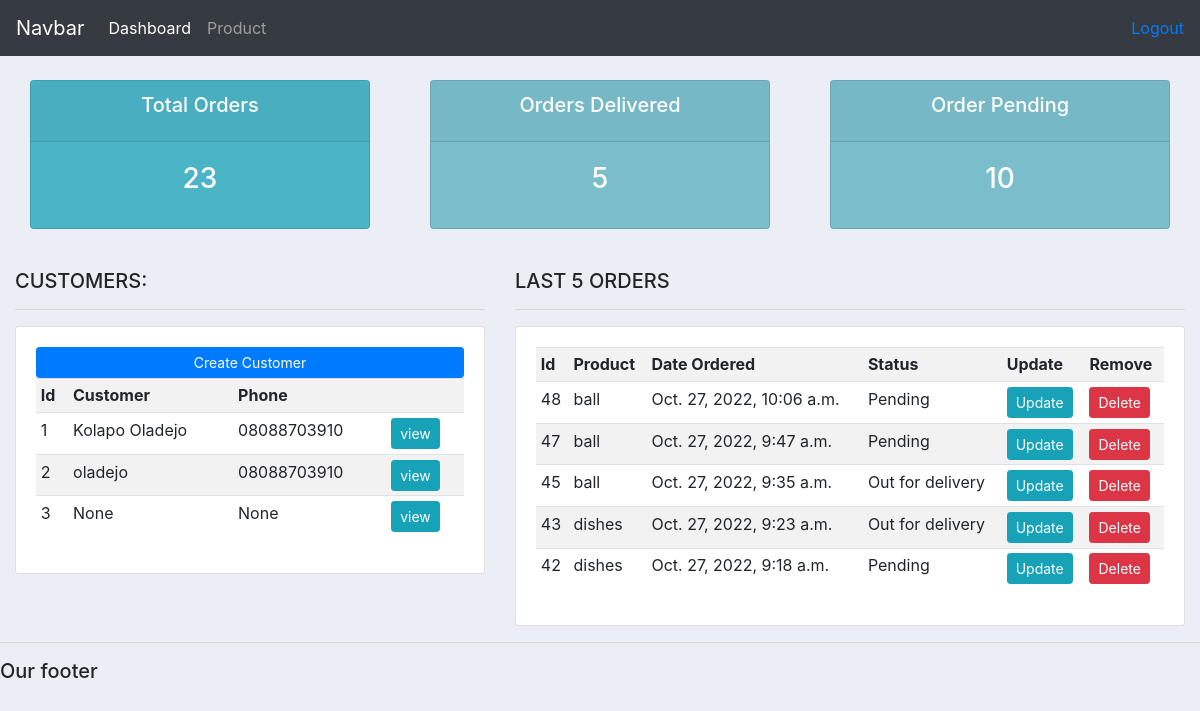
Screenshot of / (signed in) with the database file from the repository.
### projectapp/models.py (models this page shows, shortened)
class Customer(models.Model):
    user = models.OneToOneField(User, null=True, on_delete=models.CASCADE)
    name = models.CharField(max_length=200, null=True)
    phone = models.CharField(max_length=200, null=True)
    email = models.CharField(max_length=200, null=True)
    profile_pic =models.ImageField(null= True, blank=True)
    date_created = models.DateField(auto_now_add=True, null=True)

class Order(models.Model):
    STATUS = (
        ('Pending','Pending'),
        ('Out for delivery','Out for delivery'),
        ('Delivered','Delivered')
        )
    customer = models.ForeignKey(Customer, null=True, on_delete=models.SET_NULL)
    product = models.ForeignKey(Product, null=True, on_delete=models.SET_NULL)
    date_created = models.DateTimeField(auto_now_add=True, null=True)
    status =models.CharField(max_length=200, null=True, choices=STATUS)

class Product(models.Model):
    CATEGORY = (
        ('Indoor','Indoor'),
        ('Out Door','Out Door'),
         )
    name = models.CharField(max_length=200, null=True)
    price = models.FloatField(null=True)
    category = models.CharField(max_length=200, null=True, choices=CATEGORY)
    description =models.CharField(max_length=200, null=True, blank=True)
    date_created = models.DateTimeField(auto_now_add=True, null=True)
    tags = models.ManyToManyField(Tag)
    def __str__(self):
        return self.name

### projectapp/views.py (the view)
# urls.py: 2. Add a URL to urlpatterns:  path('', views.home, name='home')
@login_required (login_url='login')
def home(request):
    orders = Order.objects.all()
    customers = Customer.objects.all()
    forders = orders.order_by('-date_created')[:5]
    total_orders = orders.count()
    delivered = orders.filter(status='Delivered').count()
    pending = orders.filter(status='Pending').count()
    context = {'orders':orders,'customers':customers,
    'total_orders':total_orders,'delivered':delivered,
    'pending':pending,'forders':forders}
    return render(request, 'dashboard.html', context)

### projectapp/templates/dashboard.html (shortened to what this page needs)
{% extends 'main.html' %}
{% block content %}
{% include 'status.html' %}
 <br>
 <div class="row">
    <div class="col-md-5">
        <h5>CUSTOMERS:</h5>
        <hr>
        <div class="card card-body">
            <a class="btn btn-primary btn-sm btn-block" href="">Create Customer</a>
            <table class="table table-sm table-striped">
                <tr>
                    <th>Id</th>
                    <th>Customer</th>
                    <th>Phone</th>
                    <th></th>
                </tr>
                {% for customer in customers %}
                <tr>
                    <td>{{customer.id}}</td>
                    <td>{{customer.name}}</td>
                    <td>{{customer.phone}}</td>
                    <td><a class="btn btn-sm btn-info" href="{% url 'customer' customer.id %}">view</a></td>
                </tr>
                {% endfor %}
            </table>
        </div>
    </div>
    <div class="col-md-7">
        <h5>LAST 5 ORDERS</h5>
        <hr>
        <div class="card card-body">
            <table class="table table-sm table-striped">
                <tr>
                    <th>Id</th>
                    <th>Product</th>
                    <th>Date Ordered</th>
                    <th>Status</th>
                    <th>Update</th>
                    <th>Remove</th>
                </tr>
                {% for order in forders %}
                <tr><td>{{order.id}}</td>
                    <td>{{order.product}}</td>
                    <td>{{order.date_created}}</td>
                    <td>{{order.status}}</td>
                    <td><a class="btn btn-sm btn-info" href="{% url 'update_order' order.id %}">Update</a></td>
                    <td><a class="btn btn-sm btn-danger" href="{% url 'delete_order' order.id %}">Delete</a></td>
                </tr>
                {% endfor %}
            </table>
        </div>
    </div>
 </div>
{% endblock %}

### projectapp/templates/main.html (shortened to what this page needs)
<!DOCTYPE html>
<html lang="en">
<head>
    <link rel="stylesheet" href="https://cdn.jsdelivr.net/npm/bootstrap@4.0.0/dist/css/bootstrap.min.css">
</head>
<body>
    {% include 'navbar.html' %}
    <div class="container-fluid">
    {% block content %}
    {% endblock %}
    </div>
    <hr>
    <h5>Our footer</h5>
</body>
</html>

### projectapp/templates/navbar.html (shortened to what this page needs)
<nav class="navbar navbar-expand-lg navbar-dark bg-dark">
    <a class="navbar-brand" href="#">Navbar</a>
    <div class="collapse navbar-collapse" id="navbarNav">
      <ul class="navbar-nav">
        <li class="nav-item active">
          <a class="nav-link" href="{% url 'home' %}">Dashboard</a>
        </li>
        <li class="nav-item">
          <a class="nav-link" href="{% url 'products' %}">Product</a>
        </li>
      </ul>
    </div>
    <span><a href="{% url 'logout' %}">Logout</a></span>
  </nav>

### projectapp/templates/status.html
<br>
<div class="row">
    <div class="col">
        <div class="col-md">
            <div class="card text-center text-white mb-3" id="total-orders">
                <div class="card-header">
                    <h5 class="card-title">Total Orders</h5>
                </div>
                <div class="card-body">
                    <h3 class="card-title">{{total_orders}}</h3>
                </div>
            </div>
        </div>
    </div>
    <div class="col">
        <div class="col-md">
            <div class="card text-center text-white mb-3" id="orders-delivered">
                <div class="card-header">
                    <h5 class="card-title">Orders Delivered</h5>
                </div>
                <div class="card-body">
                    <h3 class="card-title">{{delivered}}</h3>
                </div>
            </div>
        </div>
    </div>
    <div class="col">
        <div class="col-md">
            <div class="card text-center text-white mb-3" id="orders-delivered">
                <div class="card-header">
                    <h5 class="card-title">Order Pending</h5>
                </div>
                <div class="card-body">
                    <h3 class="card-title">{{pending}}</h3>
                </div>
            </div>
        </div>
    </div>
</div>

### projectapp/templates/main.html (style rules this page uses)
body { background-color: #ebeff5; }
#total-orders { background-color: #4cb4c7; }
#orders-delivered { background-color: #7abecc; }

### rows the page displays
Customer: id "1", name "Kolapo Oladejo", phone "08088703910"
Customer: id "2", name "oladejo", phone "08088703910"
Customer: id "3", name "None", phone "None"
Order: id "48", product "ball", date_created "Oct. 27, 2022, 10:06 a.m.", status "Pending"
Order: id "47", product "ball", date_created "Oct. 27, 2022, 9:47 a.m.", status "Pending"
Order: id "45", product "ball", date_created "Oct. 27, 2022, 9:35 a.m.", status "Out for delivery"
Order: id "43", product "dishes", date_created "Oct. 27, 2022, 9:23 a.m.", status "Out for delivery"
Order: id "42", product "dishes", date_created "Oct. 27, 2022, 9:18 a.m.", status "Pending"

### other values shown
{{ total_orders }} "23"
{{ delivered }} "5"
{{ pending }} "10"
